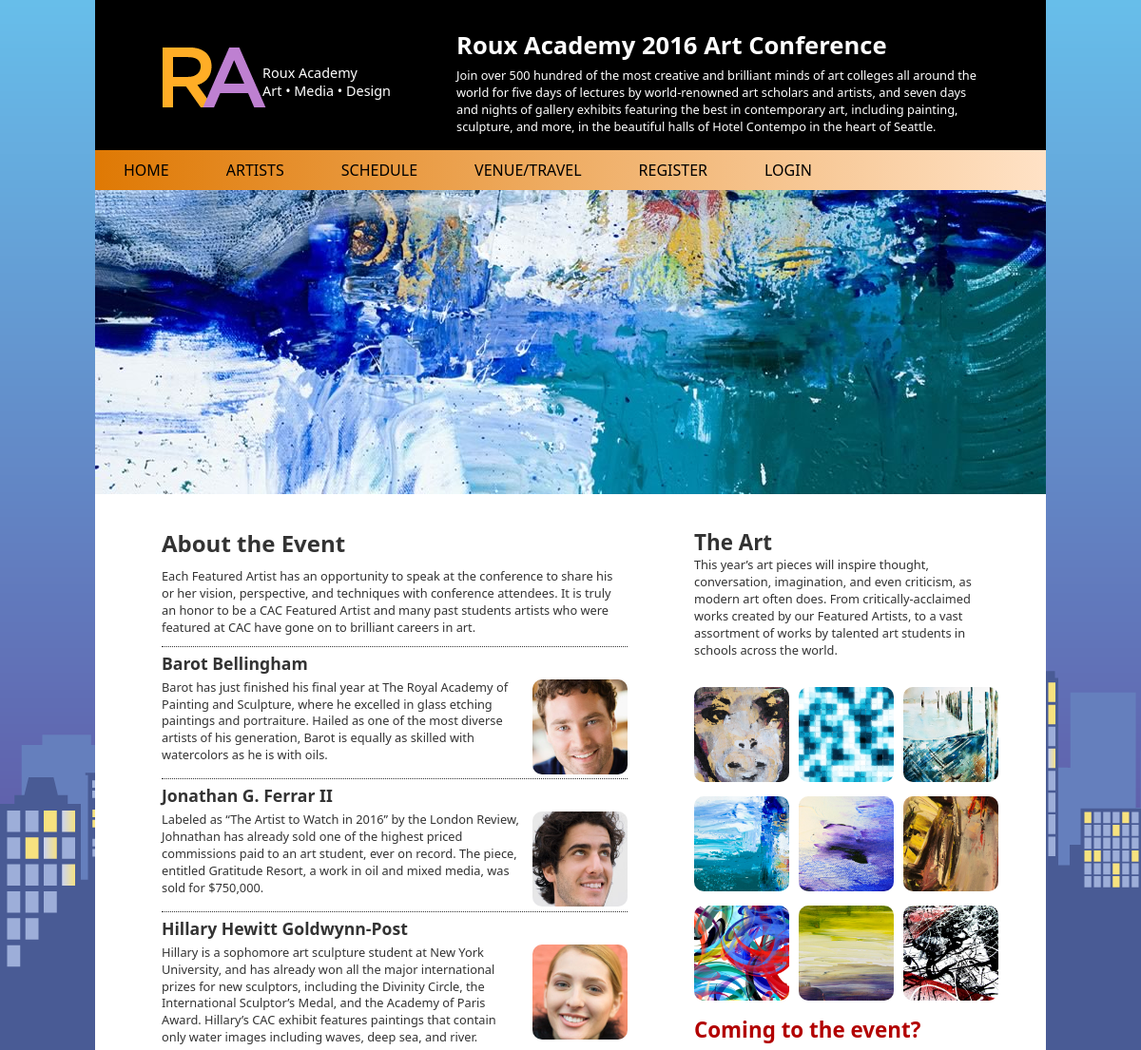
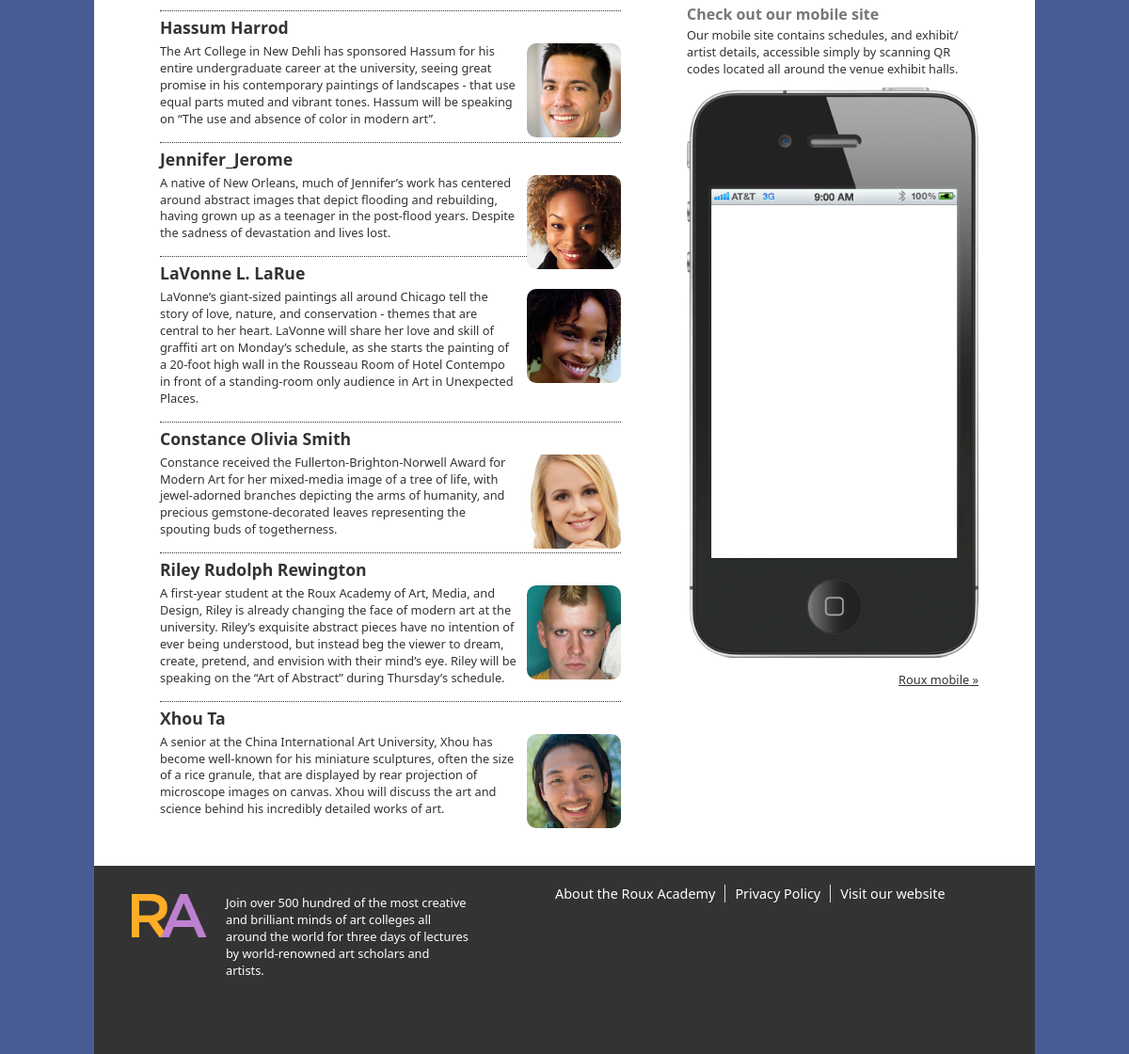
Screenshot of /artists.php with the database file from the repository (2 pictures, top to bottom).
### tables this page shows
CREATE TABLE `artistas` (
  `id` int(11) NOT NULL,
  `nombre` varchar(100) NOT NULL,
  `descripcion` text NOT NULL,
  `foto` text NOT NULL
);

### register/db.php (called while the page is built, shortened)
<?php
function getPDO() {
    $host = 'localhost';
    $dbname = 'registros';
    $user = 'root';
    $pass = 'root';
    $port = 3306;
    return new PDO('mysql:dbname='.$dbname.';host='.$host.';port='.$port.'', $user, $pass);
}

### register/auth.php (the view, shortened to what this page needs)
<?php
include 'db.php';
function lista_artist(){
    $Query = "SELECT `nombre`, `descripcion`, `foto` FROM `artistas`";
    $stms = getPDO()->prepare($Query);
    $stms->execute();
    $res = $stms->fetchAll();
    foreach($res as $item){
        echo '<li>';
        echo '<h3>'.$item['nombre'].'</h3>';
        echo '<p> <img src="./'.$item['foto'].'" alt="'.$item['nombre'].'" />'.$item['descripcion'].'</p>';
        echo '</li>';
    }
}

### artists.php (shortened to what this page needs)
<!DOCTYPE html>
<html lang="en">
<head>
<link rel="stylesheet" href="css/style.css">
</head>
<body id="page_artists">
<div class="wrapper">
  <header>
    <div class="branding"> <img src="images/ralogo_monogram.png" alt="Logo">
      <p>Roux Academy<br>
        Art • Media • Design</p>
    </div>
    <div class="description">
      <h1>Roux Academy 2016 Art Conference</h1>
      <p>Join over 500 hundred of the most creative and brilliant minds of art colleges all around the world for five days of lectures by world-renowned art scholars and artists, and seven days and nights of gallery exhibits featuring the best in contemporary art, including painting, sculpture, and more, in the beautiful halls of Hotel Contempo in the heart of Seattle.</p>
    </div>
    <nav>
      <ol>
        <li><a href="index.php">HOME</a></li>
        <li><a href="artists.php">ARTISTS</a></li>
        <li><a href="schedule/index.php">SCHEDULE</a></li>
        <li><a href="venue.php">VENUE/TRAVEL</a></li>
        <li><a href="register/index.php">REGISTER</a></li>
        <li><a href="Asistentes.php">LOGIN</a></li>
      </ol>
    </nav>
  </header>
  <div id="rotator"> <img src="images/art01.jpg" alt="Artwork from show"> </div>
  <section id="main">
    <article>
      <h2>About the Event</h2>
      <p>Each Featured Artist has an opportunity to speak at the conference to share his or her vision, perspective, and techniques with conference attendees. It is truly an honor to be a CAC Featured Artist and many past students artists who were featured at CAC have gone on to brilliant careers in art.</p>
      <div class="artistgroup">
        <ul>
          <?php
          include 'register/auth.php';
          lista_artist();
          ?>
        </ul>
      </div>
    </article>
  </section>
  <aside id="sidebar">
    <article>
      <h2>The Art</h2>
      <p>This year’s art pieces will inspire thought, conversation, imagination, and even criticism, as modern art often does. From critically-acclaimed works created by our Featured Artists, to a vast assortment of works by talented art students in schools across the world.</p>
      <div class="pixgrid">
        <ul>
          <li><img src="images/art/Barot_Bellingham_tn.jpg" alt="Art from Barot Bellingham"></li>
          <li><img src="images/art/Constance_Smith_tn.jpg" alt="Art from Constance Smith"></li>
          <li><img src="images/art/Hassum_Harrod_tn.jpg" alt="Art from Hassum Harrod"></li>
          <li><img src="images/art/Hillary_Goldwynn_tn.jpg" alt="Art from Hillary Goldwynn"></li>
          <li><img src="images/art/Jennifer_Jerome_tn.jpg" alt="Art from Jennifer Jerome"></li>
          <li><img src="images/art/Jonathan_Ferrar_tn.jpg" alt="Art from Jonathan Ferrar"></li>
          <li><img src="images/art/LaVonne_LaRue_tn.jpg" alt="Art from LaVonne LaRue"></li>
          <li><img src="images/art/Riley_Rewington_tn.jpg" alt="Art from Riley Rewington"></li>
          <li><img src="images/art/Xhou_Ta_tn.jpg" alt="Art from Xhou Ta"></li>
        </ul>
</div>
    </article>
    <article id="comingtoevent">
      <h2 class="highlight">Coming to the event?</h2>
      <h3>Check out our mobile site</h3>
      <p>Our mobile site contains schedules, and exhibit/ artist details, accessible simply by scanning QR codes located all around the venue exhibit halls.</p>
      <p><img src="images/iphone.png" alt="Mobile phone"></p>
      <p><a class="link" href="#">Roux mobile</a></p>
    </article>
  </aside>
  <footer>
    <div class="branding"> <img src="images/ralogo_monogram.png" alt="Logo"> </div>
    <div class="description">Join over 500 hundred of the most creative and brilliant minds of art colleges all around the world for three days of lectures by world-renowned art scholars and artists.</div>
    <nav>
      <ol>
        <li><a href="http://rouxacademy.com/about/about.htm">About the Roux Academy</a></li>
        <li><a href="http://rouxacademy.com/privacy.htm">Privacy Policy</a></li>
        <li><a href="http://rouxacademy.com/index.htm">Visit our website</a></li>
      </ol>
    </nav>
  </footer>
</div>
</body>
</html>

### rows the page displays
artistas: nombre "Barot Bellingham", foto (picture), descripcion "Barot has just finished his final year at The Royal Academy of Painting and Sculpture, where he excelled in glass etching paintings and portraiture. Hailed as one of the most diverse artists of his generation, Barot is equally as skilled with watercolors as he is with oils."
artistas: nombre "Jonathan G. Ferrar II", foto (picture), descripcion "Labeled as “The Artist to Watch in 2016” by the London Review, Johnathan has already sold one of the highest priced commissions paid to an art student, ever on record. The piece, entitled Gratitude Resort, a work in oil and mixed media, was sold for $750,000."
artistas: nombre "Hillary Hewitt Goldwynn-Post", foto (picture), descripcion "Hillary is a sophomore art sculpture student at New York University, and has already won all the major international prizes for new sculptors, including the Divinity Circle, the International Sculptor’s Medal, and the Academy of Paris Award. Hillary’s CAC exhibit features paintings that contain only water images including waves, deep sea, and river."
artistas: nombre "Hassum Harrod", foto (picture), descripcion "The Art College in New Dehli has sponsored Hassum for his entire undergraduate career at the university, seeing great promise in his contemporary paintings of landscapes - that use equal parts muted and vibrant tones. Hassum will be speaking on “The use and absence of color in modern art”."
artistas: nombre "Jennifer_Jerome", foto+nombre (picture), descripcion "A native of New Orleans, much of Jennifer’s work has centered around abstract images that depict flooding and rebuilding, having grown up as a teenager in the post-flood years. Despite the sadness of devastation and lives lost."
artistas: nombre "LaVonne L. LaRue", foto (picture), descripcion "LaVonne’s giant-sized paintings all around Chicago tell the story of love, nature, and conservation - themes that are central to her heart. LaVonne will share her love and skill of graffiti art on Monday’s schedule, as she starts the painting of a 20-foot high wall in the Rousseau Room of Hotel Contempo in front of a standing-room only audience in Art in Unexpected Places."
artistas: nombre "Constance Olivia Smith", foto (picture), descripcion "Constance received the Fullerton-Brighton-Norwell Award for Modern Art for her mixed-media image of a tree of life, with jewel-adorned branches depicting the arms of humanity, and precious gemstone-decorated leaves representing the spouting buds of togetherness."
artistas: nombre "Riley Rudolph Rewington", foto (picture), descripcion "A first-year student at the Roux Academy of Art, Media, and Design, Riley is already changing the face of modern art at the university. Riley’s exquisite abstract pieces have no intention of ever being understood, but instead beg the viewer to dream, create, pretend, and envision with their mind’s eye. Riley will be speaking on the “Art of Abstract” during Thursday’s schedule."
artistas: nombre "Xhou Ta", foto (picture), descripcion "A senior at the China International Art University, Xhou has become well-known for his miniature sculptures, often the size of a rice granule, that are displayed by rear projection of microscope images on canvas. Xhou will discuss the art and science behind his incredibly detailed works of art."
